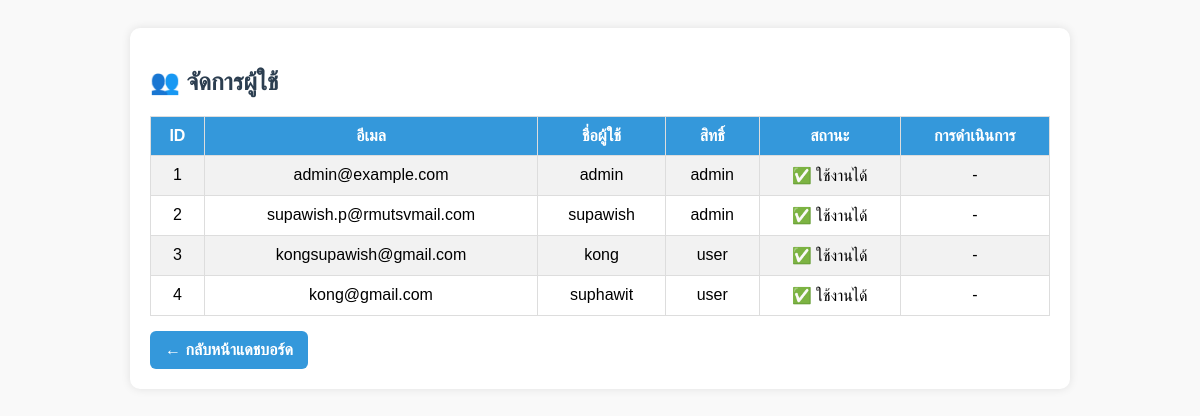
Page /admin_approval.php (signed in) on the earlier database version.
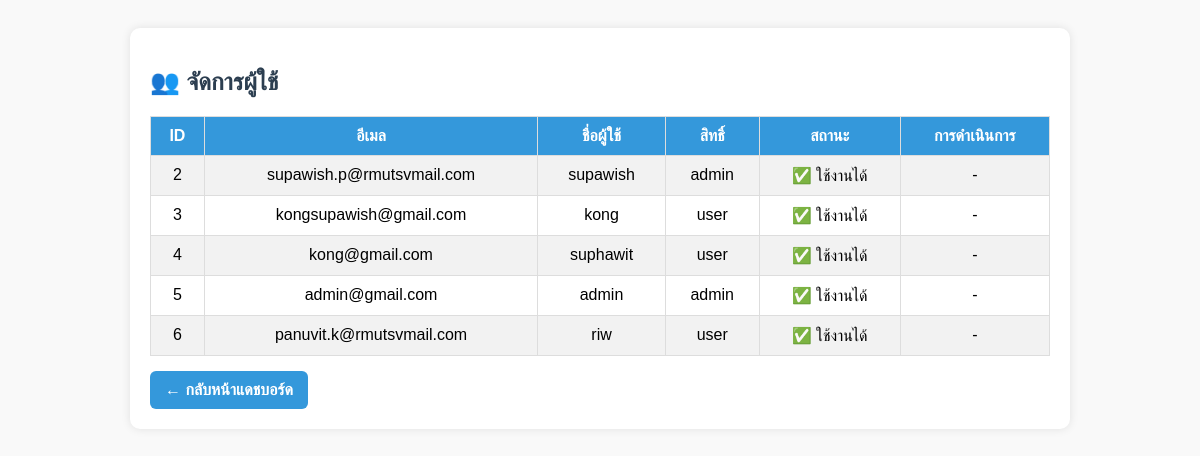
Same page on the later database version.
### tables this page shows
CREATE TABLE `users` (
  `id` int(6) UNSIGNED NOT NULL,
  `email` varchar(255) NOT NULL,
  `username` varchar(50) NOT NULL,
  `password` varchar(255) NOT NULL,
  `fullname` varchar(100) DEFAULT NULL,
  `role` enum('admin','user') DEFAULT 'user',
  `status` enum('pending','active','rejected') DEFAULT 'pending',
  `created_at` timestamp NOT NULL DEFAULT current_timestamp(),
  `updated_at` timestamp NOT NULL DEFAULT current_timestamp() ON UPDATE current_timestamp()
);

### admin_approval.php (the view, shortened to what this page needs)
<?php
include 'db.php';
$stmt = $conn->query("SELECT * FROM users ORDER BY id ASC");
$users = $stmt->fetchAll();
?>
<!DOCTYPE html>
<html lang="th">
<head>
</head>
<body>
<div class="container">
    <h2>👥 จัดการผู้ใช้</h2>
    <?php if (count($users) > 0): ?>
        <table>
            <tr>
                <th>ID</th>
                <th>อีเมล</th>
                <th>ชื่อผู้ใช้</th>
                <th>สิทธิ์</th>
                <th>สถานะ</th>
                <th>การดำเนินการ</th>
            </tr>
            <?php foreach ($users as $row): ?>
                <tr>
                    <td><?= htmlspecialchars($row['id']) ?></td>
                    <td><?= htmlspecialchars($row['email']) ?></td>
                    <td><?= htmlspecialchars($row['username']) ?></td>
                    <td><?= htmlspecialchars($row['role']) ?></td>
                    <td>
                        <?php if ($row['status'] == 'pending'): ?>
                            ⏳ รออนุมัติ
                        <?php elseif ($row['status'] == 'active'): ?>
                            ✅ ใช้งานได้
                        <?php else: ?>
                            ❌ ถูกปฏิเสธ
                        <?php endif; ?>
                    </td>
                    <td>
                        <?php if ($row['status'] == 'pending'): ?>
                            <a href="admin_approval.php?action=approve&id=<?= $row['id'] ?>" class="approve" onclick="return confirm('ยืนยันการอนุมัติ?')">อนุมัติ</a> |
                            <a href="admin_approval.php?action=reject&id=<?= $row['id'] ?>" class="reject" onclick="return confirm('ยืนยันการปฏิเสธ?')">ปฏิเสธ</a>
                        <?php else: ?>
                            -
                        <?php endif; ?>
                    </td>
                </tr>
            <?php endforeach; ?>
        </table>
    <?php else: ?>
        <p>ยังไม่มีผู้ใช้</p>
    <?php endif; ?>
    <a href="admin_dashboard.php" class="back">← กลับหน้าแดชบอร์ด</a>
</div>
</body>
</html>

Differences in the rows shown:
removed users: id "1", email "admin@example.com", username "admin", role "admin", status "✅ ใช้งานได้"
added users: id "5", email "admin@gmail.com", username "admin", role "admin", status "✅ ใช้งานได้"
added users: id "6", email "panuvit.k@rmutsvmail.com", username "riw", role "user", status "✅ ใช้งานได้"
